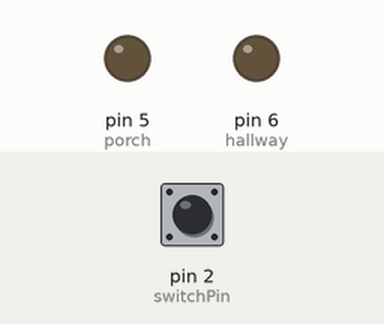
Simulated run of this sketch. Board: Arduino Uno, built with avr-gcc and run on an emulated ATmega328P. Parts: output pins drawn as LEDs (lit = HIGH). The test bench sets the inputs (shaded band); at power-on: pin 2 (switchPin) HIGH.

Above: at 1.2 s.
1.3 s: pin 2 (switchPin) pulled LOW for 0.15 s
At 2.3 s:
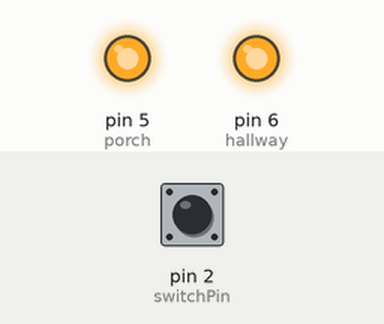
At 32.4 s:
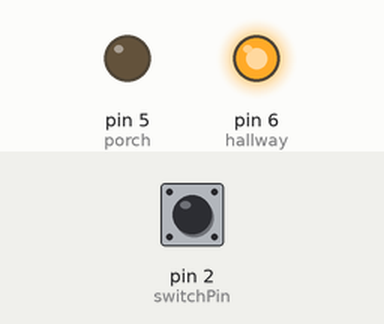
Timing chart, 0 to 32.8 s (numbered marks = the images above; inputs shaded):
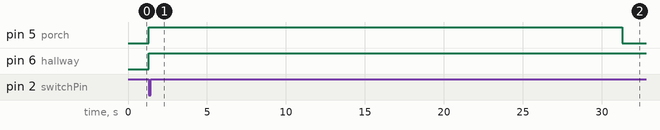

The sketch:

task1.1p.ino
```cpp
// Submitted by: REUEL MENPARA --> 2510994818
// Task 1.1P - Switching ON Lights

int porch = 5;
int hallway = 6;
int switchPin = 2;

// This function sets up the pins
void setupLights()
{
  pinMode(porch, OUTPUT);
  pinMode(hallway, OUTPUT);
  pinMode(switchPin, INPUT_PULLUP);

  // At the start both lights should be OFF
  digitalWrite(porch, LOW);
  digitalWrite(hallway, LOW);
}

// This function turns both lights ON
void lightsOn()
{
  digitalWrite(porch, HIGH);
  digitalWrite(hallway, HIGH);
}

// This function controls how long each light stays ON
void lightsTimer()
{
  // Porch light stays ON for 30 seconds
  delay(30000);
  digitalWrite(porch, LOW);

  // Hallway light stays ON for another 30 seconds
  delay(30000);
  digitalWrite(hallway, LOW);
}

void setup()
{
  setupLights();
}

void loop()
{
  // Button gives LOW when it is pressed
  if (digitalRead(switchPin) == LOW)
  {
    lightsOn();
    lightsTimer();

    // Small delay before checking the button again
    delay(300);
  }
}
```

Measured:
- after the input at 1.3 s, pin 5 (porch): LOW → HIGH at once, → LOW 30.0 s later; pin 6 (hallway): LOW → HIGH at once
